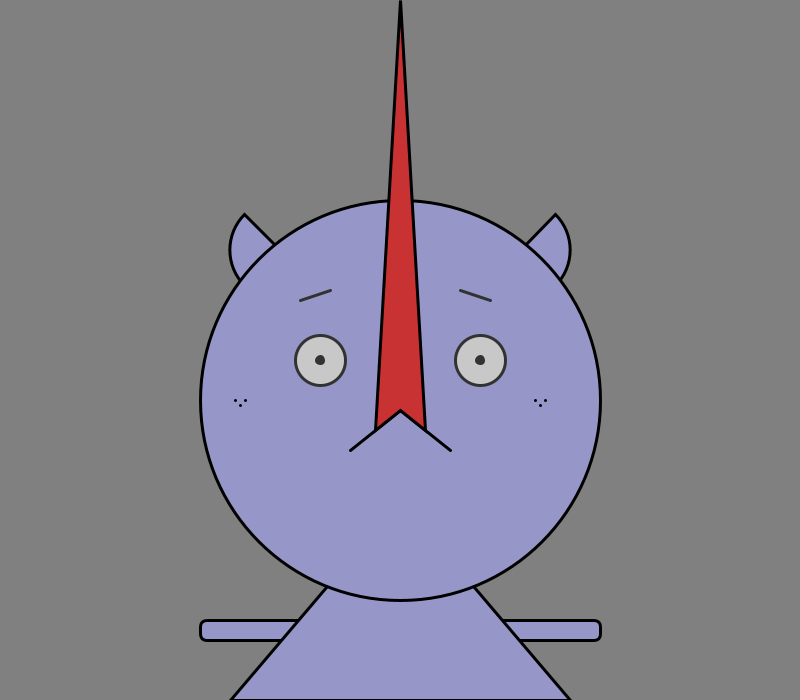
Frame 1 (no input)
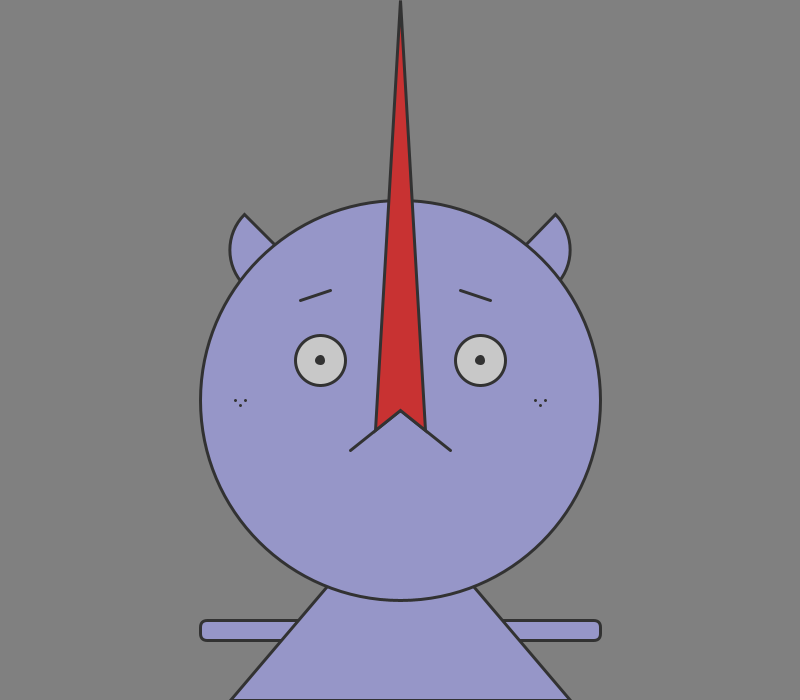
Frame 60 (the mouse pressed at the canvas centre just before this capture)
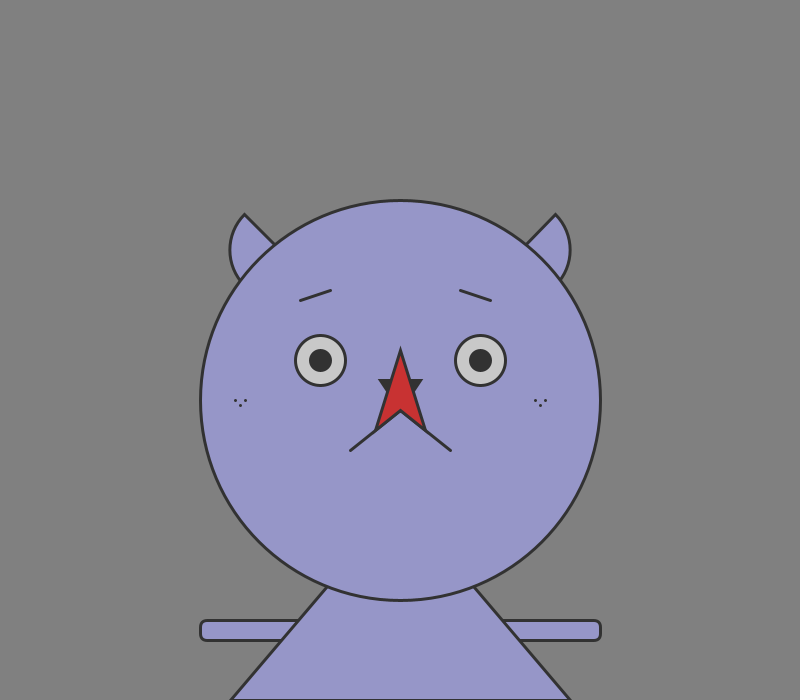
Frame 120 (the mouse held since frame 60 and released just before this capture)

The Processing sketch that drew these frames (run headless with seeded random() and noise(); from frame 60 on, the mouse is pressed at the canvas centre):

// Processing sketch: processing_92742
// ── processing_92742.pde

void setup() {
  size(800, 700);
  smooth();
  strokeWeight(3);
}

void draw() {
  background(128);
  fill(150, 150, 200);
  rect(200, 620, 400, 20, 7);//arms
  triangle(400, 500, 230, 700, 570, 700);//body
  
  arc(280, 250, 100, 100, PI-QUARTER_PI, PI+QUARTER_PI, PIE);
  arc(520, 250, 100, 100, PI+HALF_PI+QUARTER_PI, TWO_PI+QUARTER_PI, PIE);
  //ears
  ellipse(400, 400, 400, 400);//face
  
  point(235, 400);
  point(240, 405);
  point(245, 400);
  point(545, 400);
  point(540, 405);
  point(535, 400);


  fill(50);
  triangle(400, 410, 380, 380, 420, 380); //nose
  line(400, 410, 350, 450);
  line(400, 410, 450, 450);
  
  fill(200, 50, 50);
  quad(400, 410, 375, 430, 400, mouseY, 425, 430); //mouth
  
  fill(200);
  stroke(50);
  ellipse(320, 360, 50, 50);
  ellipse(480, 360, 50, 50);
  
  fill(50);
  ellipse(320, 360, 7, 7);
  ellipse(480, 360, 7, 7);
  ellipse(320, 360, mouseX / 20, mouseX / 20);
  ellipse(480, 360, mouseX / 20, mouseX / 20);
  //eyes
  
  line(300, 300, 330, 290);
  line(460, 290, 490, 300);
  //eyebrows
  
}
